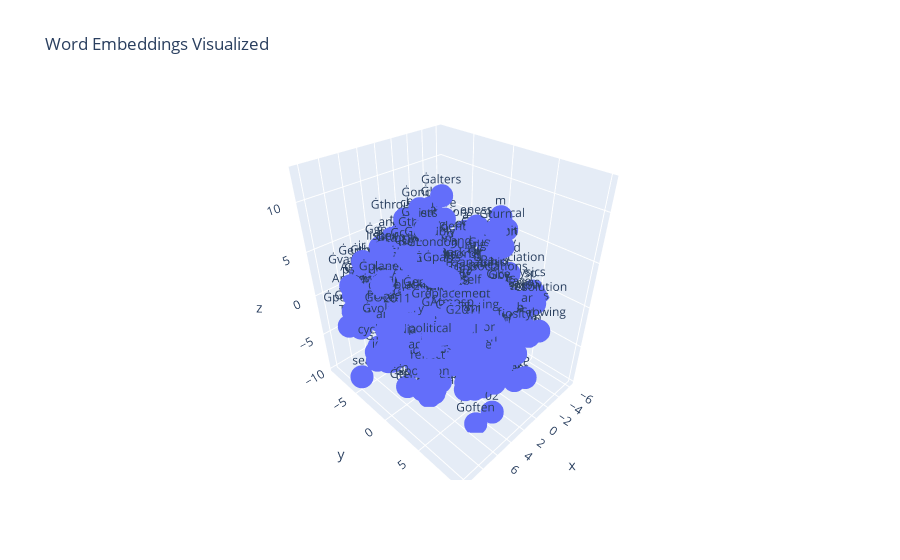

Notebook cell for this chart:
### Code cell
import plotly.express as px
import pandas as pd

data = {
    'x': [],
    'y': [],
    'z': [],
    'token': [],
}

for input_id, token in id_to_token.items():
    x_coord, y_coord, z_coord = reduced_embeddings[input_id]
    data['x'].append(x_coord)
    data['y'].append(y_coord)
    data['z'].append(z_coord)
    data['token'].append(token)

df = pd.DataFrame(data)

fig = px.scatter_3d(df, x='x', y='y', z='z', text='token', title="Word Embeddings Visualized")
fig.update_traces(textposition='top center')
fig.show()

### Figure 1 — Plotly figure (JSON) as saved in the notebook; plotly's stock layout.template omitted (floating-point values rounded to 4 significant figures; data arrays with more than 128 entries replaced by an {"elided": "..."} marker saying what was removed)
{"data": [{"hovertemplate": "x=%{x}<br>y=%{y}<br>z=%{z}<br>token=%{text}<extra></extra>", "legendgroup": "", "marker": {"color": "#636efa", "symbol": "circle"}, "mode": "markers+text", "name": "", "scene": "scene", "showlegend": false, "text": {"elided": "748 str values"}, "textposition": "top center", "type": "scatter3d", "x": {"elided": "748 float values"}, "y": {"elided": "748 float values"}, "z": {"elided": "748 float values"}}], "layout": {"legend": {"tracegroupgap": 0}, "scene": {"domain": {"x": [0, 1], "y": [0, 1]}, "xaxis": {"title": {"text": "x"}}, "yaxis": {"title": {"text": "y"}}, "zaxis": {"title": {"text": "z"}}}, "title": {"text": "Word Embeddings Visualized"}}}
